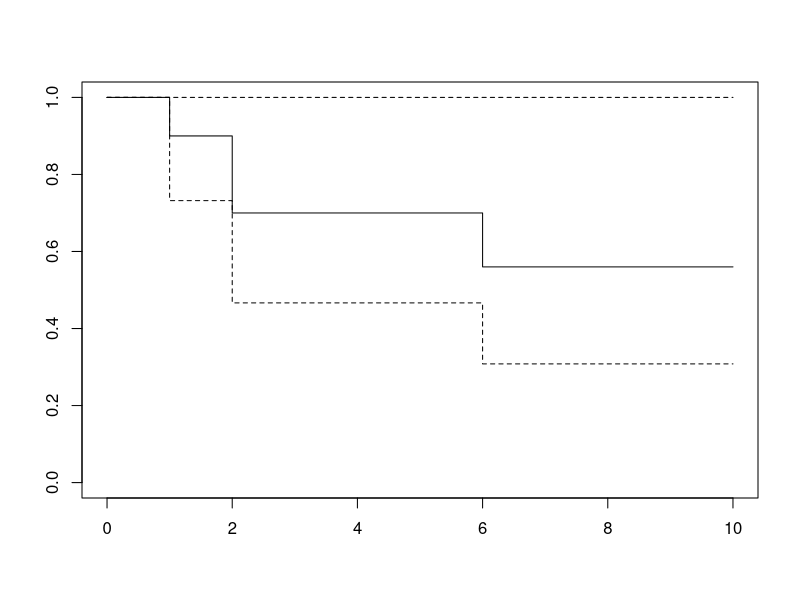
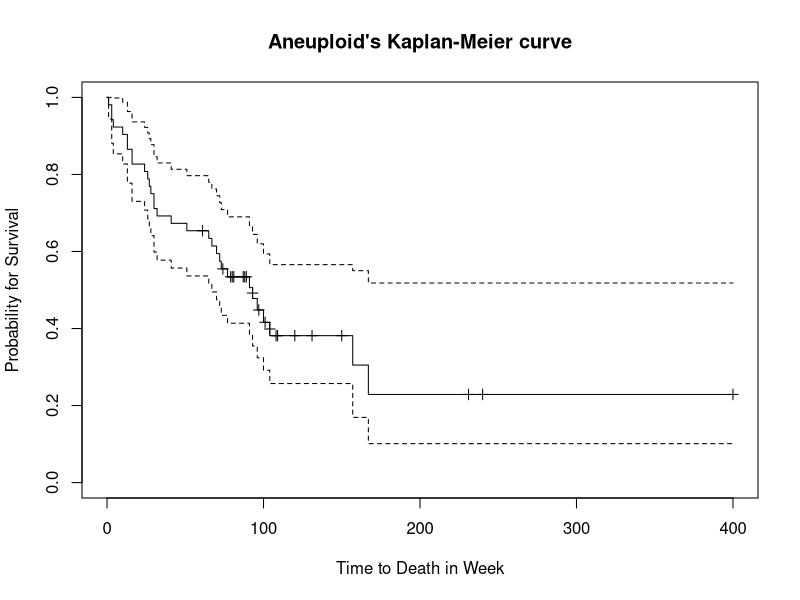
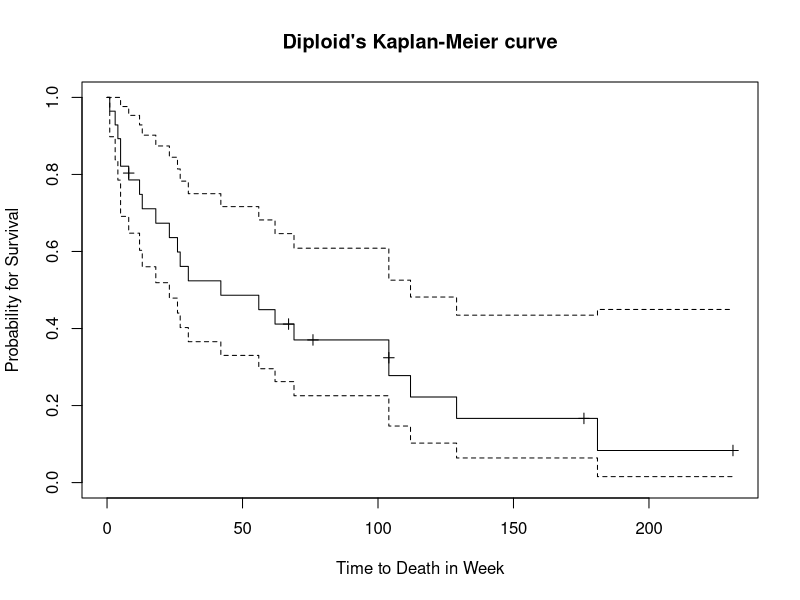

Here is the R script that generated these plots, in order:
library(tidyverse)
library(survival)
library(MASS)
library(KMsurv)

# Problem 2
time <- c(1, 2, 2, 4, 5, 6, 7, 8, 9, 10)
event <- c(1, 1, 1, 0, 0, 1, 0, 0, 0, 0)
survObj <- Surv(time, event==1)
km <- survfit(survObj~1, type="kaplan-meier")
summary(km)
plot(km)
# K-M, N-A, F-H
cbind(km$time,km$surv,cumsum(km$n.event/km$n.risk),
exp(-cumsum(km$n.event/km$n.risk)))

summary(km,time = c(5))







# Problem 3
data("tongue")
aneuploid = subset(tongue, type == 1)
diploid = subset(tongue, type == 2)
aneuploid$survObj = with(aneuploid, Surv(time, delta == 1))
diploid$survObj = with(diploid , Surv(time, delta == 1))
km_aneuploid = survfit(survObj ~ type, 
                       conf.type="log",
                       type = "kaplan-meier", 
                       data = aneuploid )
plot(km_aneuploid, 
     mark.time = T,
     main = "Aneuploid's Kaplan-Meier curve",
     ylab = "Probability for Survival", 
     xlab = "Time to Death in Week")

km_diploid = survfit(survObj~type, 
                     conf.type = "log",
                     type = "kaplan-meier", 
                     data = diploid)
plot(km_diploid , 
     mark.time = T,
     main="Diploid's Kaplan-Meier curve",
     ylab = "Probability for Survival", 
     xlab = "Time to Death in Week")

summary(km_aneuploid,time = c(52))
summary(km_diploid,time = c(52))